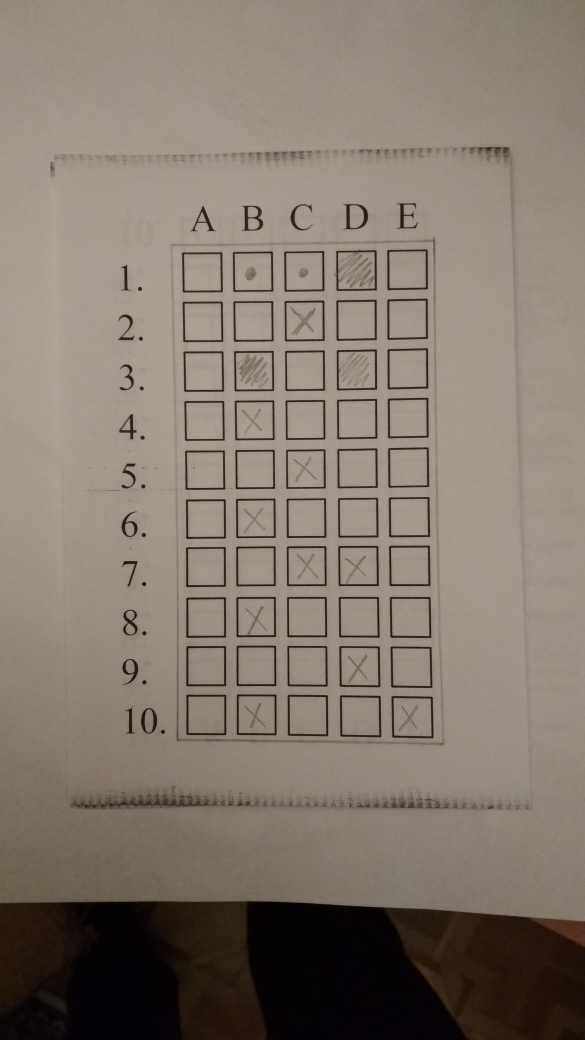
#> input picture photo tests/t6.jpg, 2340 x 4160 px (shown at 1/4 size)
$ python Recognizer.py   (older library calls are emulated)
#> lines starting #> are read from the running program, lines starting #| are printed output that depends on the picture; after the words box and inside, x2 and y2 are one past the last pixel; in counts of white or black regions, pixels touching at a corner belong together
import numpy as np
import cv2


class Recognizer():
    """class with functions for recognizing answers in square boxes on blank"""

    def find_approx_page_cntr(self, image_path):
        # load the image, convert it to gray, blur it
        image = cv2.imread(image_path)
        gray_img = cv2.cvtColor(image, cv2.COLOR_BGR2GRAY)
        blurred_img = cv2.GaussianBlur(gray_img, (3, 3), 0)
        # perform Otsu thresholding to detect countour
        ret, th2 = cv2.threshold(blurred_img,0,255,cv2.THRESH_BINARY + cv2.THRESH_OTSU)
        # find contours in the image
        img, cnts, hierarchy = cv2.findContours(th2.copy(), cv2.RETR_EXTERNAL,\
	                            cv2.CHAIN_APPROX_SIMPLE)
        # ensure that at least one contour was found
        if len(cnts) > 0:
            cnts = sorted(cnts, key=cv2.contourArea, reverse=True)[:1]
            # sort the contours according to their size in descending order
            for c in cnts:
                # approximate the contour
                epsilon = cv2.arcLength(c, True)
                approx = cv2.approxPolyDP(c, 0.04 * epsilon, True)
                if len(approx) == 4:
                # if our approximated contour has four points,
		        # then we can assume we have found the paper
                    #for p in approx[:,0]:    # drawing points for testing
                    #    image = cv2.circle(image,(p[0], p[1]), 10, (255,0,0), -1)
                    return approx[:,0]
        # else:
        #raise Exception


    def sort_points(self, pts):
        # sort the points based on x-coordinates
        xSorted = pts[np.argsort(pts[:, 0]), :]
        # grab the left-most and right-most points
        leftMost = xSorted[:2, :]
        rightMost = xSorted[2:, :]
        # now, sort the left-most coordinates according to their
        # y-coordinates so we can grab the top-left and bottom-left
        # points, respectively
        leftMost = leftMost[np.argsort(leftMost[:, 1]), :]
        (tl, bl) = leftMost
        # perform the same for right-most coordinates
        rightMost = rightMost[np.argsort(rightMost[:, 1]), :]
        (tr, br) = rightMost

        return np.array([tl, tr, br, bl], dtype="float32")


    def perspective_transformation(self, image, pts):
        # obtain a consistent order of the points and unpack them individually
        rect = self.sort_points(pts)
        (tl, tr, br, bl) = rect
        # compute the width of the new image, which will be the
        # maximum distance between bottom-right and bottom-left
        # x-coordiates or the top-right and top-left x-coordinates
        widthA = np.sqrt(((br[0] - bl[0]) ** 2) + ((br[1] - bl[1]) ** 2))
        widthB = np.sqrt(((tr[0] - tl[0]) ** 2) + ((tr[1] - tl[1]) ** 2))
        maxWidth = max(int(widthA), int(widthB))
        # compute the height of the new image, which will be the
        # maximum distance between the top-right and bottom-right
        # y-coordinates or the top-left and bottom-left y-coordinates
        heightA = np.sqrt(((tr[0] - br[0]) ** 2) + ((tr[1] - br[1]) ** 2))
        heightB = np.sqrt(((tl[0] - bl[0]) ** 2) + ((tl[1] - bl[1]) ** 2))
        maxHeight = max(int(heightA), int(heightB))
        # now that we have the dimensions of the new image, construct
        # the set of destination points to obtain a "birds eye view",
        # (i.e. top-down view) of the image, again specifying points
        # in the top-left, top-right, bottom-right, and bottom-left
        # order
        dst = np.array([
            [0, 0],
            [maxWidth - 1, 0],
            [maxWidth - 1, maxHeight - 1],
            [0, maxHeight - 1]], dtype="float32")
        # compute the perspective transform matrix and then apply it
        M = cv2.getPerspectiveTransform(rect, dst)
        warped = cv2.warpPerspective(image, M, (maxWidth, maxHeight))
        return warped


    def find_quest_cntrs(self, page_image):
        # method that finds and returns contours that represent a question squares
        self.page_image = page_image
        gray_img = cv2.cvtColor(page_image, cv2.COLOR_BGR2GRAY)
        blurred_img = cv2.GaussianBlur(gray_img, (3, 3), 0)
        self.thresh = cv2.adaptiveThreshold(blurred_img, 255, cv2.ADAPTIVE_THRESH_GAUSSIAN_C,\
                cv2.THRESH_BINARY_INV, 11, 2)
        cntrs, hierarchy = cv2.findContours(self.thresh.copy(), cv2.RETR_TREE, cv2.CHAIN_APPROX_SIMPLE)[1:3]
        questionCntrs = []
        # loop over the contours
        for i, c in enumerate(cntrs):
            # it cann't be a square
            if len(c) < 4: continue
            # prefers outer countours, (that have not a parent countour) because
            # open cv recognizes shape as 2 countors
            if hierarchy[0][i][-1] != -1: continue
            # perimeter
            epsilon = cv2.arcLength(c, True)
            # get approximate contour
            approx = cv2.approxPolyDP(c, 0.02 * epsilon, True)
            # it isn't a square
            if len(approx) != 4: continue
	        # compute the bounding box of the contour, then use the
	        # bounding box to derive the aspect ratio
            (x, y, w, h) = cv2.boundingRect(approx)
            ar = w / float(h)
            # additional check to verify that countour really answer square
            if self.check_if_square(approx, w) and w > 100 and h > 100 and ar >= 0.9 and ar <= 1.1 :
                questionCntrs.append(approx)
                #for point in approx[:,0]:   # draw countour points for testing
                #    page_image = cv2.circle(page_image,(point[0], point[1]), 15, (255,0,0), 4)

        return questionCntrs


    def check_if_square(self, cntr, width):
        # method that calculate width of every line of countour and compares it to parameter <width>
        for i in range(0, len(cntr)):
            sq = (cntr[i][0][0] - cntr[(i+1)%len(cntr)][0][0])**2 + (cntr[i][0][1] - cntr[(i+1)%len(cntr)][0][1])**2
            sq = sq ** 0.5
            if sq < 0.9 * width or sq > 1.1 * width: return False
        return True


    def sort_contours_vrtl(self, cnts):
        # method that constructs the list of contours and sort them from top to bottom
        # create a list with bounding boxes for every contour
        boundingBoxes = [cv2.boundingRect(c) for c in cnts]
        # sort the contours by y-axis of bounding box
        (cnts, boundingBoxes) = zip(*sorted(zip(cnts, boundingBoxes),\
                                            key=lambda b: b[1][1], reverse=False))
        return cnts


    def sort_contours_hrzl(self, cnts):
        # method that construct the list of bounding boxes and sort them from left to right
        # create a list with bounding boxes for every contour
        boundingBoxes = [cv2.boundingRect(c) for c in cnts]
        # sort the contours by x-axis of bounding box
        (cnts, boundingBoxes) = zip(*sorted(zip(cnts, boundingBoxes),\
                                            key=lambda b: b[1][0], reverse=False))
        return cnts


    def find_answers(self, cntrs):
        cntrs = self.sort_contours_vrtl(cntrs)
        answers = []
        for (i,j) in enumerate(np.arange(0, len(cntrs), 5), 1):
            cntrs_in_row = self.sort_contours_hrzl(cntrs[j:j+5])
            for num, c in enumerate(cntrs_in_row, 1):
		        # construct a mask that reveals border of a question box
                border_mask = np.zeros(self.thresh.shape, dtype="uint8")
                cv2.drawContours(border_mask, [c], -1, 255, 40)
                # apply the mask to the thresholded image, then
		        # count the number of non-zero pixels in the square area
                border_mask = cv2.bitwise_and(self.thresh, self.thresh, mask=border_mask)
                border = cv2.countNonZero(border_mask)

                # construct a mask that reveals only the current square box
                mask = np.zeros(self.thresh.shape, dtype="uint8")
                cv2.drawContours(mask, [c], -1, 255, -1)
		        # apply the mask to the thresholded image, then
		        # count the number of non-zero pixels in the square area
                mask = cv2.bitwise_and(self.thresh, self.thresh, mask=mask)
                filled = cv2.countNonZero(mask)

                # if the <filled> has a larger number of total non-zero pixels, than in the <border>,
                # then we are find non-empty box
                if border < filled :
                    answers.append((i, num))
                    for k in range(0,4):   # draw countour points for testing
                        self.page_image = cv2.line(self.page_image, (c[k][0][0], c[k][0][1]), (c[(k+1)%4][0][0], c[(k+1)%4][0][1]), (255,0,0), 4)
        return answers, self.page_image


    def recognize(self, image_path):
        cntr = self.find_approx_page_cntr(image_path)
#> in find_approx_page_cntr, image is the input picture: shape (4160, 2340, 3); mean B, G, R 110.9, 121.8, 132.6
#> in find_approx_page_cntr, `ret, th2 = cv2.threshold(blurred_img,0,255,cv2.THRESH_BINARY + cv2.THR..`:
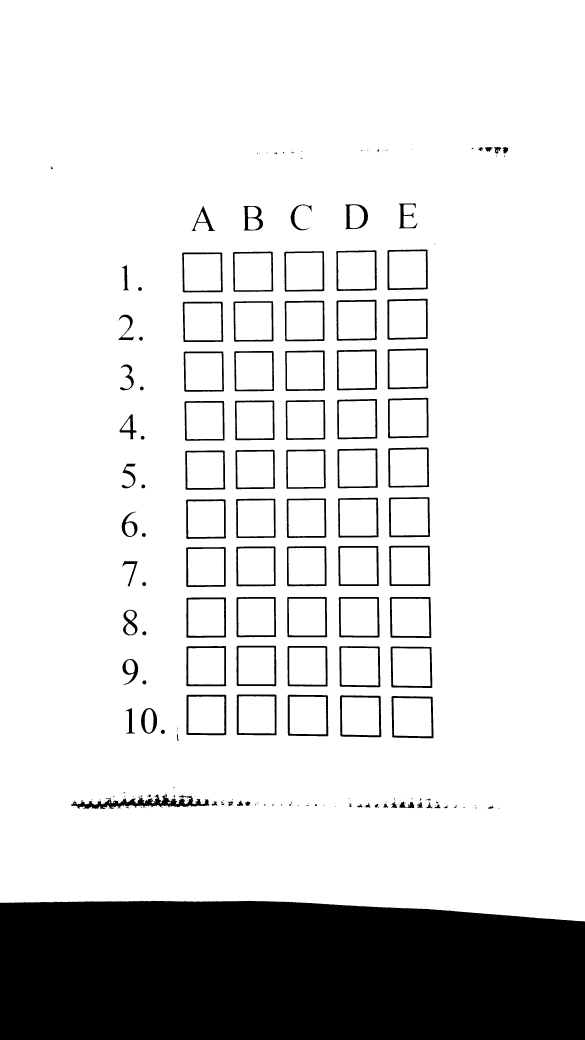
#> th2: shape (4160, 2340) (shown at 1/4 size); 84.5% white; 226 black regions (107 under 20 px)
#> in find_approx_page_cntr, `ret, th2 = cv2.threshold(blurred_img,0,255,cv2.THRESH_BINARY + cv2.THR..`: ret = 81
#> in find_approx_page_cntr, `img, cnts, hierarchy = cv2.findContours(th2.copy(), cv2.RETR_EXTERNAL,..`: cnts = 1 contour; box (x1, y1, x2, y2) and area: (0, 0, 2340, 3686) 8477082
#> the loop in find_approx_page_cntr, `for c in cnts:` made 1 pass
#> (epsilon, approx) on pass 1: (12132.9, [[0, 0], [0, 3611], [2338, 3685], [2339, 0]])
#> cntr = [[0, 0], [0, 3611], [2338, 3685], [2339, 0]]
        img = self.perspective_transformation(cv2.imread(image_path), cntr)
#> in sort_points, `leftMost = xSorted[:2, :]`: leftMost = [[0, 0], [0, 3611]]
#> in sort_points, `rightMost = xSorted[2:, :]`: rightMost = [[2338, 3685], [2339, 0]]
#> in sort_points, `(tl, bl) = leftMost`: tl = [0, 0]; bl = [0, 3611]
#> in sort_points, `rightMost = rightMost[np.argsort(rightMost[:, 1]), :]`: rightMost = [[2339, 0], [2338, 3685]]
#> in sort_points, `(tr, br) = rightMost`: tr = [2339, 0]; br = [2338, 3685]
#> in perspective_transformation, `rect = self.sort_points(pts)`: rect = [[0, 0], [2339, 0], [2338, 3685], [0, 3611]]
#> in perspective_transformation, `(tl, tr, br, bl) = rect`: tl = [0, 0]; tr = [2339, 0]; br = [2338, 3685]; bl = [0, 3611]
#> in perspective_transformation, `widthA = np.sqrt(((br[0] - bl[0]) ** 2) + ((br[1] - bl[1]) ** 2))`: widthA = 2339.2
#> in perspective_transformation, `widthB = np.sqrt(((tr[0] - tl[0]) ** 2) + ((tr[1] - tl[1]) ** 2))`: widthB = 2339
#> in perspective_transformation, `heightA = np.sqrt(((tr[0] - br[0]) ** 2) + ((tr[1] - br[1]) ** 2))`: heightA = 3685
#> in perspective_transformation, `heightB = np.sqrt(((tl[0] - bl[0]) ** 2) + ((tl[1] - bl[1]) ** 2))`: heightB = 3611
#> in perspective_transformation, `maxHeight = max(int(heightA), int(heightB))`: maxHeight = 3685
#> in perspective_transformation, `dst = np.array([ [0, 0], [maxWidth - 1, 0], [maxWidth - 1, maxHeight -..`: dst = [[0, 0], [2338, 0], [2338, 3684], [0, 3684]]
#> in perspective_transformation, `M = cv2.getPerspectiveTransform(rect, dst)`: M = [[1.02, 3.01e-20, 0], [0, 1.02, 0], [8.77e-06, -1.16e-07, 1]]
#> in perspective_transformation, `warped = cv2.warpPerspective(image, M, (maxWidth, maxHeight))`:
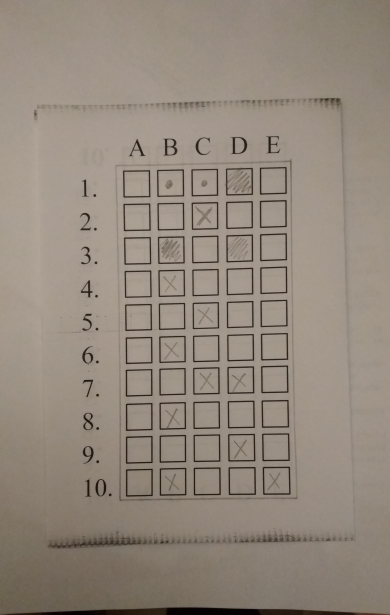
#> warped: shape (3685, 2339, 3) (shown at 1/6 size); mean B, G, R 125.2, 137, 148.2
        cntrs = self.find_quest_cntrs(img)
#> in find_quest_cntrs, `self.thresh = cv2.adaptiveThreshold(blurred_img, 255, cv2.ADAPTIVE_THR..`:
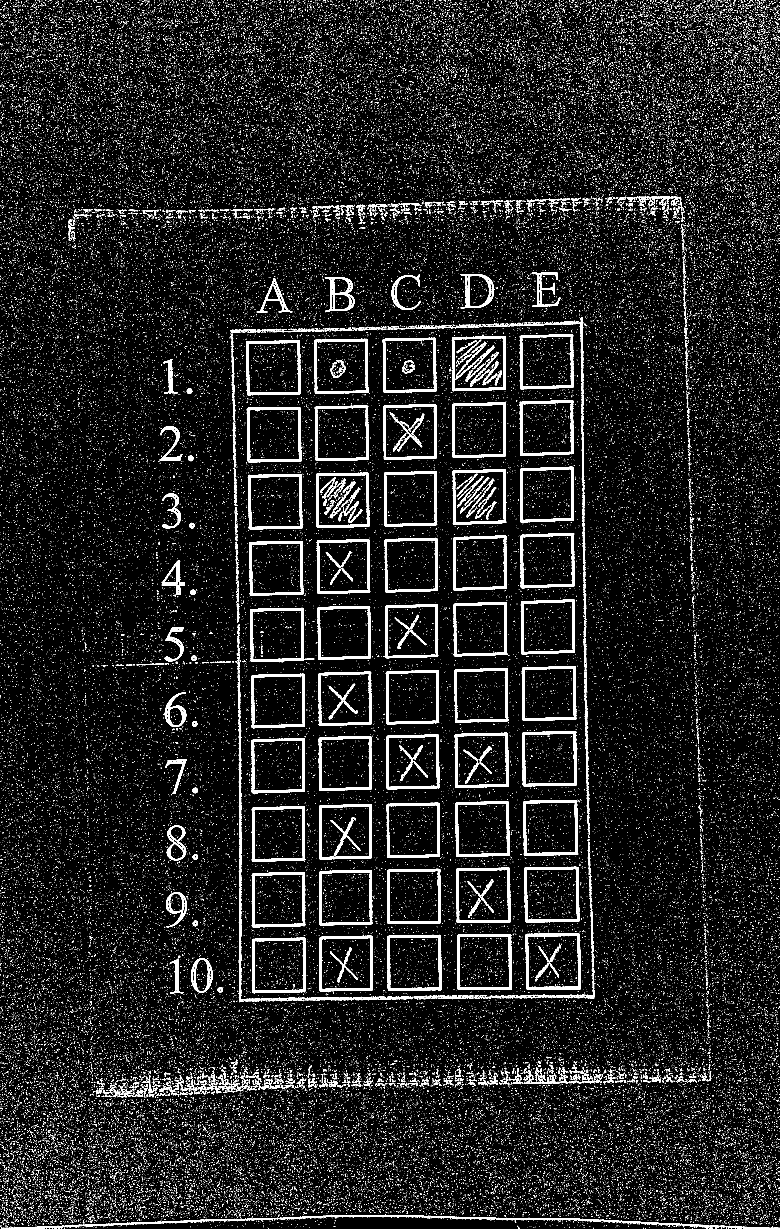
#> self.thresh: shape (3685, 2339) (shown at 1/3 size); 7.1% white; 93400 white regions (92458 under 20 px)
#> in find_quest_cntrs, `cntrs, hierarchy = cv2.findContours(self.thresh.copy(), cv2.RETR_TREE,..`: cntrs = 94100 contours
#> the loop in find_quest_cntrs, `for i, c in enumerate(cntrs): # it cann't be a square` made 94100 passes
#> c on passes 1 to 3: [[2193, 3684]], [[2078, 3684]], [[2053, 3684], [2054, 3684]]
#> after the loop in find_quest_cntrs, `for i, c in enumerate(cntrs):`: questionCntrs = 50 contours; largest, box (x1, y1, x2, y2) and area: (1577, 2800, 1743, 2968) 26492, (1372, 2802, 1536, 2970) 26010, (1573, 2601, 1738, 2766) 26009, (1569, 2401, 1735, 2567) 25780, (1162, 2805, 1325, 2972) 25691
#> cntrs has the same summary as questionCntrs in find_quest_cntrs
        answ, img = self.find_answers(cntrs)
#> in sort_contours_vrtl, `boundingBoxes = [cv2.boundingRect(c) for c in cnts]`: boundingBoxes = 50 items, first 6: (757, 2813, 158, 166), (960, 2808, 158, 166), (1162, 2805, 163, 167), (1372, 2802, 164, 168), (1577, 2800, 166, 168), (756, 2616, 159, 166)
#> in sort_contours_vrtl, `(cnts, boundingBoxes) = zip(*sorted(zip(cnts, boundingBoxes),\ key=lam..`: cnts has the same summary as questionCntrs in find_quest_cntrs; boundingBoxes = 50 items, first 6: (1559, 1002, 161, 166), (1356, 1009, 162, 165), (1148, 1014, 162, 165), (942, 1018, 164, 163), (739, 1022, 164, 164), (1559, 1201, 161, 166)
#> in find_answers, `cntrs = self.sort_contours_vrtl(cntrs)`: cntrs has the same summary as questionCntrs in find_quest_cntrs
#> the loop in find_answers, `for (i,j) in enumerate(np.arange(0, len(cntrs), 5), 1):` made 10 passes
#> j on passes 1 to 8: 0, 5, 10, 15, 20, 25, 30, 35
#> after the loop in find_answers, `for (i,j) in enumerate(np.arange(0, len(cntrs), 5), 1):`:
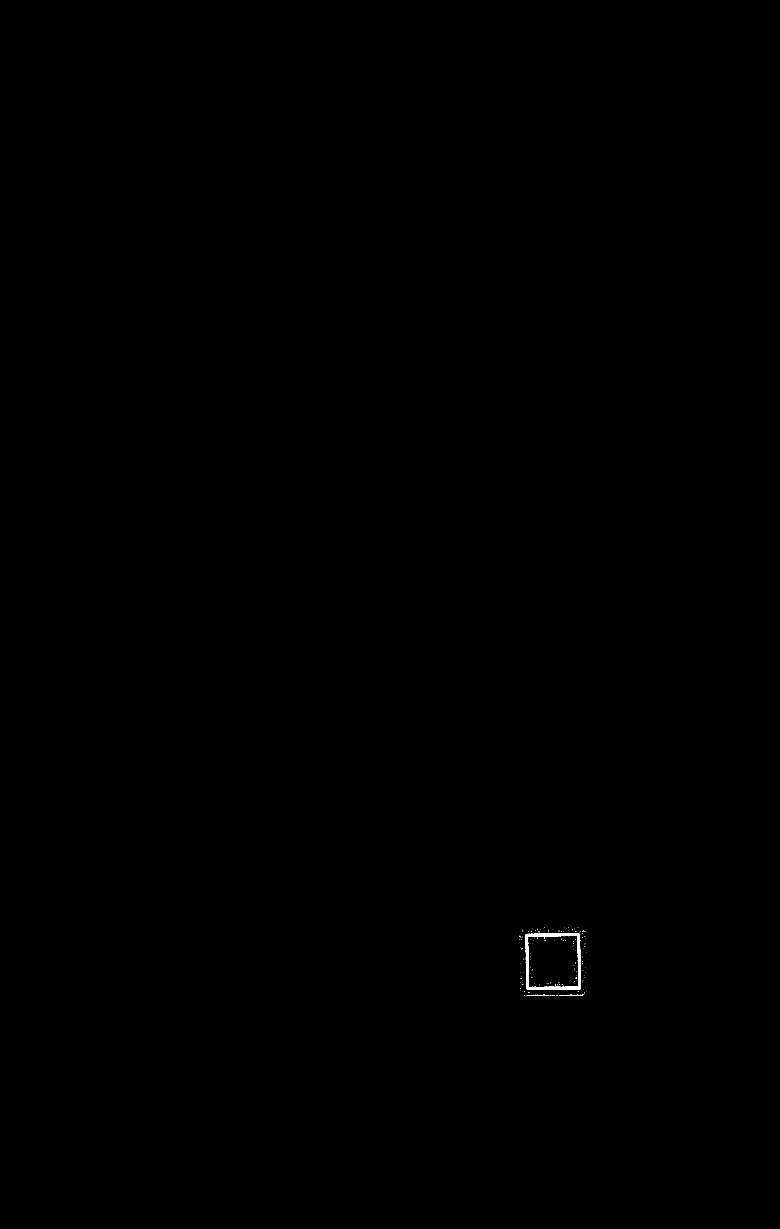
#> border_mask: shape (3685, 2339) (shown at 1/3 size); 0.06% white; 141 white regions (133 under 20 px), largest, box (x1, y1, x2, y2) and area: (1576, 2800, 1743, 2969) 4828, (1722, 2984, 1751, 2987) 56, (1627, 2983, 1647, 2988) 55
#> after the loop in find_answers, `for (i,j) in enumerate(np.arange(0, len(cntrs), 5), 1):`: answers = [(1, 2), (1, 3), (1, 4), (2, 3), (3, 2), (3, 4), (4, 2), (5, 3), (6, 2), (7, 3), (7, 4), (8, 2), (9, 4), (10, 2), (10, 5)]
#> answ has the same summary as answers in find_answers
        new_path = image_path[:image_path.rfind('.')] + '_res' + image_path[image_path.rfind('.'):]
        cv2.imwrite(new_path, img)

        return answ, new_path


class ImageRotator():
    """class with function to rotate image on 90 degrees to right and return path to that image"""

    # [24 lines left out: function rotate, not called in this run]


if __name__ == '__main__':

    recognizer = Recognizer()
    answ, img = recognizer.recognize("photo tests/t6.jpg")
#> answ has the same summary as answers in find_answers; img = 'photo tests/t6_res.jpg'
    for row in answ:
        print(row)
#> this loop made 15 passes
#> (printed output is left out)
#> (the run stopped early here; a loop or call above may not have finished)
